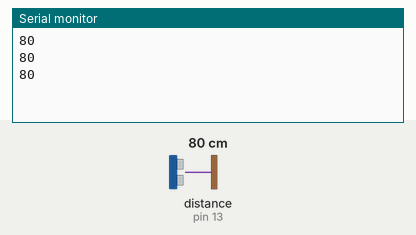
Recording of a sketch running on a simulated Arduino Uno, built with avr-gcc and run on an emulated ATmega328P. Shown: the last lines printed to the serial monitor. Inputs (shaded band) come from the test bench; at power-on: distance to the obstacle (sensor on pin 13) 80 cm.

Above: at 1.3 s.
1.4 s: distance to the obstacle (sensor on pin 13) set to 2 cm
At 1.9 s:
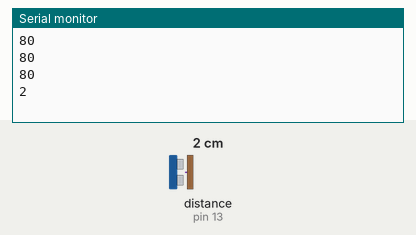
2.9 s: distance to the obstacle (sensor on pin 13) set to 4 cm
At 3.4 s:
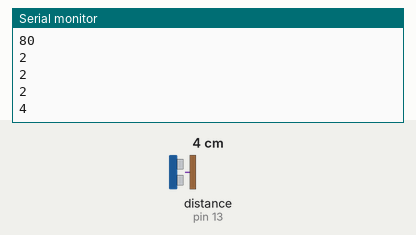
Timing chart, 0 to 5.9 s (numbered marks = the images above; inputs shaded):
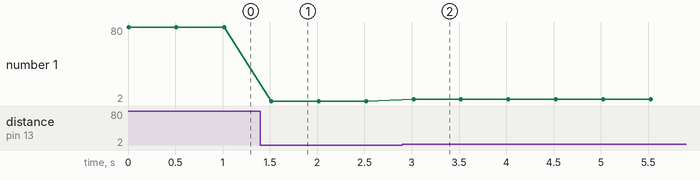

Measured:
- after the input at 1.4 s, the serial monitor: prints a new line after 0.12 s (image 1)
- after the input at 2.9 s, the serial monitor: prints a new line after 0.12 s (image 2)
- plotted number 1: 80 → 2 after the input at 1.4 s, 2 → 4 after the input at 2.9 s

The sketch:

IoTLeitura.ino
```cpp
/*
   IoT - Leitura de um sensor no APP
   @author Brenon Kalevi
*/

#include <Ultrasonic.h>
Ultrasonic ultrasonic(12, 13);
int distancia;

void setup() {
  Serial.begin(9600);
}

void loop() {

  distancia = ultrasonic.read();
  Serial.println(distancia);
  Serial.print("");
  delay(500);
}
```
